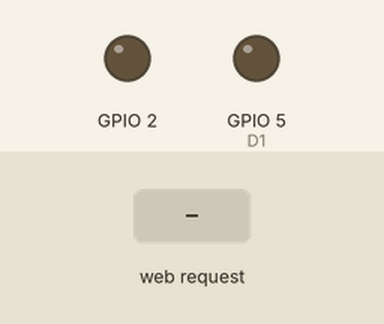
Simulated run of this sketch. Board: ESP8266 (NodeMCU). Shown: output pins drawn as LEDs (lit = HIGH). The inputs (shaded band) are chosen by the test bench. WiFi joins after 1.5 s; servers stay silent unless stated; what the sketch prints to the serial monitor is not drawn.

Above: at 2.7 s.
2.8 s: HTTP request GET /pin?light1=0 received
At 4.0 s:
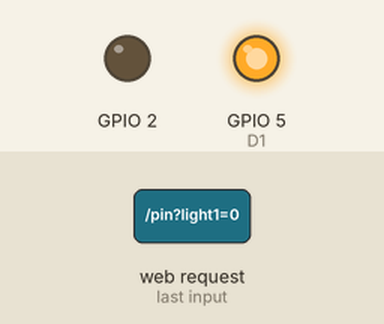
4.3 s: HTTP request GET /pin?light1=1 received
At 5.2 s:
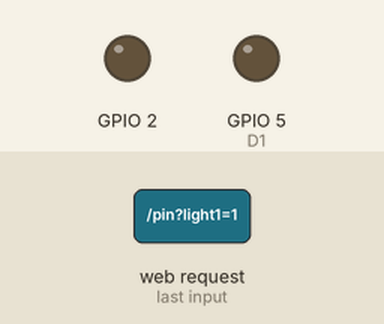
Timing chart, 0 to 7.3 s (numbered marks = the images above; inputs shaded):
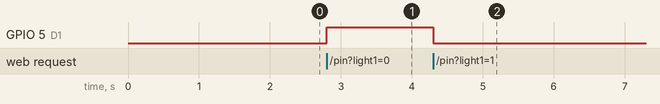

Measured:
- after the input at 2.8 s, GPIO 5 (D1): LOW → HIGH at once
- after the input at 4.3 s, GPIO 5 (D1): HIGH → LOW at once

The sketch:

wifi_led.ino
```cpp
#include <ESP8266WiFi.h>      // 本程序使用 ESP8266WiFi库
#include <ESP8266WiFiMulti.h> //  ESP8266WiFiMulti库
#include <ESP8266WebServer.h> //  ESP8266WebServer库

ESP8266WiFiMulti wifiMulti; // 建立ESP8266WiFiMulti对象,对象名称是'wifiMulti'

ESP8266WebServer esp8266_server(80); // 建立ESP8266WebServer对象，对象名称为esp8266_server
                                     // 括号中的数字是网路服务器响应http请求的端口号
                                     // 网络服务器标准http端口号为80，因此这里使用80为端口号
// 服务器首页
String html = " <!DOCTYPE html><html lang=\"ch\"><head><meta charset=\"UTF-8\"><meta http-equiv=\"X-UA-Compatible\" content=\"IE=edge\"><meta name=\"viewport\" content=\"width=device-width, initial-scale=1.0\"><title>Document</title><style>        .out {            height: 700px;            position: relative;            background-color: LightCyan;            border: 1px solid #FFF;        }        .in-box {            height: 300px;            width: 300px;            top: 50%;            left: 50%;            margin: -150px 0 0 -150px;            position: absolute;            line-height: 100px;        }        .head {            text-align: center;        }        .center {            display: flex;            justify-content: center;            align-items: Center;                        margin: 0 auto;                    }        .a {            text-decoration: none;        }        .button1 {            width: 150px;            height: 150px;            font-weight: 600;            font-size: 35px;            color: #67C23A;            border: 9px solid darkcyan;            background: LightCyan;            border-radius: 50%;        }.ignore{    display :none;}        .space {            width: 100px;        }</style></head><body><div class=\" out\"><div class=\"in-box\"><h1 class=\"head center\">led Control</h1><a href=\'./pin?light1=0\' class=\'a\'><button type=\'button\' class=\'button1 center \' id=\'open\'>开灯</button></a><a href=\'./pin?light1=0\' class=\'a\'><button id=\'close\' type=\'button\' class=\'button1 center ignore\'>关灯</button></a></div></div></body><script>    let open = document.getElementById(\'open\');    let close = document.getElementById(\'close\');    open.onclick = () => {        let name = close.className        close.className = open.className;        open.className = name;     }    close.onclick = () => {    let name = open.className    open.className = close.className;    close.className = name;    }</script></html>";
// 开灯
String ophtml = "<!DOCTYPE html><html lang=\"ch\"><head><meta charset=\"UTF-8\"><meta http-equiv=\"X-UA-Compatible\" content=\"IE=edge\"><meta name=\"viewport\" content=\"width=device-width, initial-scale=1.0\"><title>Document</title><style>        .out {            height: 700px;            position: relative;            background-color: LightCyan;            border: 1px solid #FFF;        }        .in-box {            height: 300px;            width: 300px;            top: 50%;            left: 50%;            margin: -150px 0 0 -150px;            position: absolute;            line-height: 100px;        }        .head {            text-align: center;        }        .center {            display: flex;            justify-content: center;            align-items: Center;                        margin: 0 auto;                    }        .a {            text-decoration: none;        }        .button1 {            width: 150px;            height: 150px;            font-weight: 600;            font-size: 35px;            color: #67C23A;            border: 9px solid darkcyan;            background: LightCyan;            border-radius: 50%;        }.ignore{    display :none;}        .space {            width: 100px;        }</style></head><body><div class=\" out\"><div class=\"in-box\"><h1 class=\"head center\">led Control</h1><a href=\'./pin?light1=0\' class=\'a\'><button type=\'button\' class=\'button1 center \' id=\'open\'>开灯</button></a><a href=\'./pin?light1=0\' class=\'a\'><button id=\'close\' type=\'button\' class=\'button1 center ignore\'>关灯</button></a></div></div></body><script>    let open = document.getElementById(\'open\');    let close = document.getElementById(\'close\');    open.onclick = () => {        let name = close.className        close.className = open.className;        open.className = name;     }    close.onclick = () => {    let name = open.className    open.className = close.className;    close.className = name;    }</script></html>";
// 关灯
String clhtml = " <!DOCTYPE html><html lang=\"ch\"><head><meta charset=\"UTF-8\"><meta http-equiv=\"X-UA-Compatible\" content=\"IE=edge\"><meta name=\"viewport\" content=\"width=device-width, initial-scale=1.0\"><title>Document</title><style>        .out {            height: 700px;            position: relative;            background-color: LightCyan;            border: 1px solid #FFF;        }        .in-box {            height: 300px;            width: 300px;            top: 50%;            left: 50%;            margin: -150px 0 0 -150px;            position: absolute;            line-height: 100px;        }        .head {            text-align: center;        }        .center {            display: flex;            justify-content: center;            align-items: Center;                        margin: 0 auto;                    }        .a {            text-decoration: none;        }        .button1 {            width: 150px;            height: 150px;            font-weight: 600;            font-size: 35px;            color: #67C23A;            border: 9px solid darkcyan;            background: LightCyan;            border-radius: 50%;        }.close {            color: LightCyan;            border: 9px solid darkcyan;            background: darkcyan;        }.ignore{    display :none;}        .space {            width: 100px;        }</style></head><body><div class=\" out\"><div class=\"in-box\"><h1 class=\"head center\">led Control</h1><a href=\'./pin?light1=1\' class=\'a\'><button type=\'button\' class=\'button1 center close\' id=\'open\'>关灯</button></a><a href=\'./pin?light1=1\' class=\'a\'><button id=\'close\' type=\'button\' class=\'button1 center ignore\'>关灯</button></a></div></div></body><script>    let open = document.getElementById(\'open\');    let close = document.getElementById(\'close\');    open.onclick = () => {        let name = close.className        close.className = open.className;        open.className = name;     }    close.onclick = () => {    let name = open.className    open.className = close.className;    close.className = name;    }</script></html>";

void pin()//访问pin
{
    if (esp8266_server.arg("light1") == "1")
    {

        digitalWrite(05, LOW);
        Serial.println("2-0");
        esp8266_server.send(200, "text/html", ophtml);
    } // 2端口
    else if (esp8266_server.arg("light1") == "0")
    {
      digitalWrite(05, HIGH);
      Serial.println("2-1");
      esp8266_server.send(200, "text/html", clhtml);
    }
}
void setup(void)
{
    Serial.begin(115200); // 启动串口通讯
                          // WiFi.mode(WIFI_AP_STA);
                          // // 设置IP地址网关和子网掩码
                          //  WiFi.softAPConfig(local_IP, gateway, subnet);
    //通过addAp函数存储  WiFi名称       WiFi密码
    wifiMulti.addAP("K70", "chen2002");
    Serial.println("正在连接Wifi,请稍等：");
    int i = 0;
    digitalWrite(2, HIGH);
    while (wifiMulti.run() != WL_CONNECTED)
    {
        delay(1000);
        Serial.print(i++);
        Serial.print(' ');
    }
    digitalWrite(2, LOW);  // 此处while循环判断是否跳出循环的条件。

    // WiFi连接成功后将通过串口监视器输出连接成功信息
    Serial.println('\n');           // WiFi连接成功后
    Serial.print("Connected to ");  // NodeMCU将通过串口监视器输出。
    Serial.println(WiFi.SSID());    // 连接的WiFI名称
    Serial.print("IP address:\t");  // 以及
    Serial.println(WiFi.localIP()); // NodeMCU的IP地址
    pinMode(2, OUTPUT);
    pinMode(05, OUTPUT); // D1
    //--------"启动网络服务功能"程序部分开始-------- //
    esp8266_server.begin();
    esp8266_server.on("/", handleRoot);   //设置服务器根目录为/ 访问时调用handleroot
    esp8266_server.on("/pin", HTTP_GET, pin); //访问pin时 模式为传参模式 调用pin
    esp8266_server.onNotFound(handleNotFound); //处理访问不存在位置时 调用Notfound
    //--------"启动网络服务功能"程序部分结束--------
    Serial.println("HTTP esp8266_server started"); //  告知用户ESP8266网络服务功能已经启动
}

void loop(void)
{
    esp8266_server.handleClient(); // 处理http服务器访问
}

void handleRoot()
{                                                //处理网站根目录“/”的访问请求
    esp8266_server.send(200, "text/html", html); // NodeMCU将调用此函数。
}

// 设置处理404情况的函数'handleNotFound'
void handleNotFound()
{                                                             // 当浏览器请求的网络资源无法在服务器找到时，
    esp8266_server.send(404, "text/plain", "404: Not found"); // NodeMCU将调用此函数。
}
```
